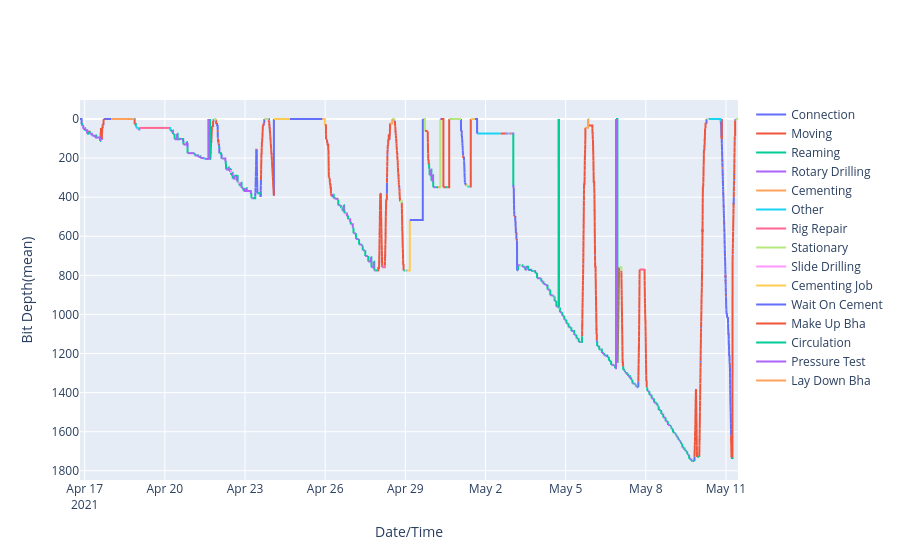

Notebook code for this chart:
### Markdown cell above
# Time2Depth Plot

### Code cell
import plotly.graph_objects as go
Data_test_1 = Data_Temp.reset_index()
Data_test_2 = Data_Temp.reset_index()
Data_test_3 = Data_Temp.reset_index()
display(Data_test_3)

Data_test_2['Start Time'] = Data_test_2['End Time']
Data_test_3['Start Time'] = Data_test_3['End Time']
Data_test_3['Bit Depth(mean)'] = Data_test_3['Bit Depth(mean)'].shift(-1)

Data_test = pd.concat([Data_test_1, Data_test_2, Data_test_3], ignore_index=True)

Data_test = Data_test.sort_values(by=['index', 'Start Time'])
display(Data_test[['Start Time','Bit Depth(mean)','SUB-ACTIVITY']])



list_subactivity_unique = list(Data_test['SUB-ACTIVITY'].unique())
figTimeDepth = go.Figure()



for subactivity_unique in list_subactivity_unique:
    TimeDepth_DF = Data_test.copy()
    # if subactivity_unique == "Rotary Drilling":
    TimeDepth_DF[TimeDepth_DF["SUB-ACTIVITY"] != subactivity_unique] = None
    figTimeDepth.add_trace(
        go.Scatter(
            x=TimeDepth_DF['Start Time'], 
            y=TimeDepth_DF["Bit Depth(mean)"],
            mode='lines',
            name=subactivity_unique,
            hovertemplate='Date: %{x} <br>Bit Depth: %{y}'
            )
        )
figTimeDepth.update_layout(
    xaxis_title="Date/Time",
    yaxis_title="Bit Depth(mean)",
    hoverlabel=dict(
        bgcolor="white",
        font_size=16,
        font_family="Rockwell"
    ))
figTimeDepth['layout']['yaxis']['autorange'] = "reversed"
figTimeDepth.show()

### Figure 1 — Plotly figure (JSON) as saved in the notebook; plotly's stock layout.template omitted (floating-point values rounded to 4 significant figures; data arrays with more than 128 entries replaced by an {"elided": "..."} marker saying what was removed)
{"data": [{"hovertemplate": "Date: %{x} <br>Bit Depth: %{y}", "mode": "lines", "name": "Connection", "type": "scatter", "x": {"elided": "5931 str values"}, "y": {"elided": "5931 float values"}}, {"hovertemplate": "Date: %{x} <br>Bit Depth: %{y}", "mode": "lines", "name": "Moving", "type": "scatter", "x": {"elided": "5931 str values"}, "y": {"elided": "5931 float values"}}, {"hovertemplate": "Date: %{x} <br>Bit Depth: %{y}", "mode": "lines", "name": "Reaming", "type": "scatter", "x": {"elided": "5931 str values"}, "y": {"elided": "5931 float values"}}, {"hovertemplate": "Date: %{x} <br>Bit Depth: %{y}", "mode": "lines", "name": "Rotary Drilling", "type": "scatter", "x": {"elided": "5931 str values"}, "y": {"elided": "5931 float values"}}, {"hovertemplate": "Date: %{x} <br>Bit Depth: %{y}", "mode": "lines", "name": "Cementing", "type": "scatter", "x": {"elided": "5931 str values"}, "y": {"elided": "5931 int values"}}, {"hovertemplate": "Date: %{x} <br>Bit Depth: %{y}", "mode": "lines", "name": "Other", "type": "scatter", "x": {"elided": "5931 str values"}, "y": {"elided": "5931 float values"}}, {"hovertemplate": "Date: %{x} <br>Bit Depth: %{y}", "mode": "lines", "name": "Rig Repair", "type": "scatter", "x": {"elided": "5931 str values"}, "y": {"elided": "5931 float values"}}, {"hovertemplate": "Date: %{x} <br>Bit Depth: %{y}", "mode": "lines", "name": "Stationary", "type": "scatter", "x": {"elided": "5931 str values"}, "y": {"elided": "5931 float values"}}, {"hovertemplate": "Date: %{x} <br>Bit Depth: %{y}", "mode": "lines", "name": "Slide Drilling", "type": "scatter", "x": {"elided": "5931 str values"}, "y": {"elided": "5931 float values"}}, {"hovertemplate": "Date: %{x} <br>Bit Depth: %{y}", "mode": "lines", "name": "Cementing Job", "type": "scatter", "x": {"elided": "5931 str values"}, "y": {"elided": "5931 float values"}}, {"hovertemplate": "Date: %{x} <br>Bit Depth: %{y}", "mode": "lines", "name": "Wait On Cement", "type": "scatter", "x": {"elided": "5931 str values"}, "y": {"elided": "5931 float values"}}, {"hovertemplate": "Date: %{x} <br>Bit Depth: %{y}", "mode": "lines", "name": "Make Up Bha", "type": "scatter", "x": {"elided": "5931 str values"}, "y": {"elided": "5931 float values"}}, {"hovertemplate": "Date: %{x} <br>Bit Depth: %{y}", "mode": "lines", "name": "Circulation", "type": "scatter", "x": {"elided": "5931 str values"}, "y": {"elided": "5931 float values"}}, {"hovertemplate": "Date: %{x} <br>Bit Depth: %{y}", "mode": "lines", "name": "Pressure Test", "type": "scatter", "x": {"elided": "5931 str values"}, "y": {"elided": "5931 float values"}}, {"hovertemplate": "Date: %{x} <br>Bit Depth: %{y}", "mode": "lines", "name": "Lay Down Bha", "type": "scatter", "x": {"elided": "5931 str values"}, "y": {"elided": "5931 float values"}}], "layout": {"hoverlabel": {"bgcolor": "white", "font": {"family": "Rockwell", "size": 16}}, "xaxis": {"title": {"text": "Date/Time"}}, "yaxis": {"autorange": "reversed", "title": {"text": "Bit Depth(mean)"}}}}
